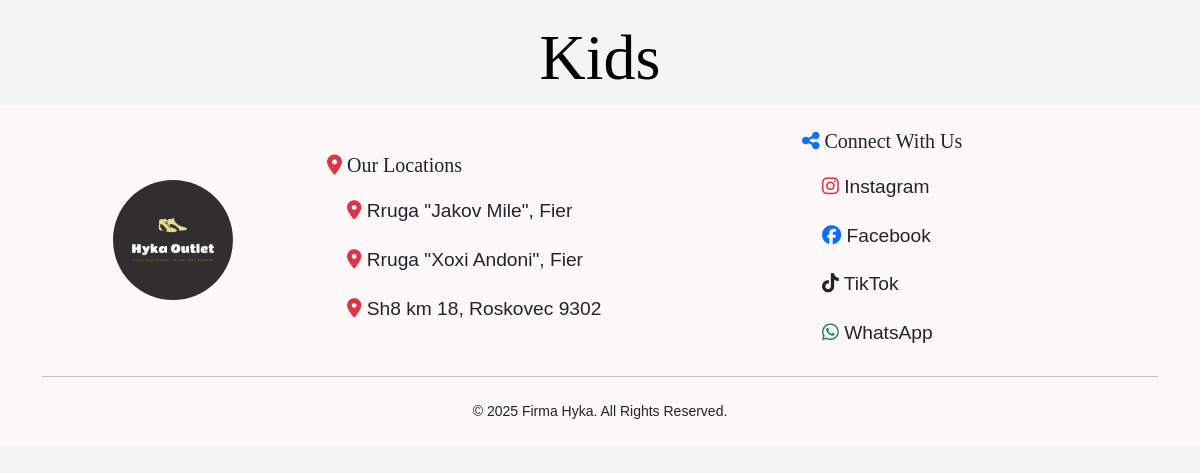
The page /kategori/6 on the database as committed earlier.
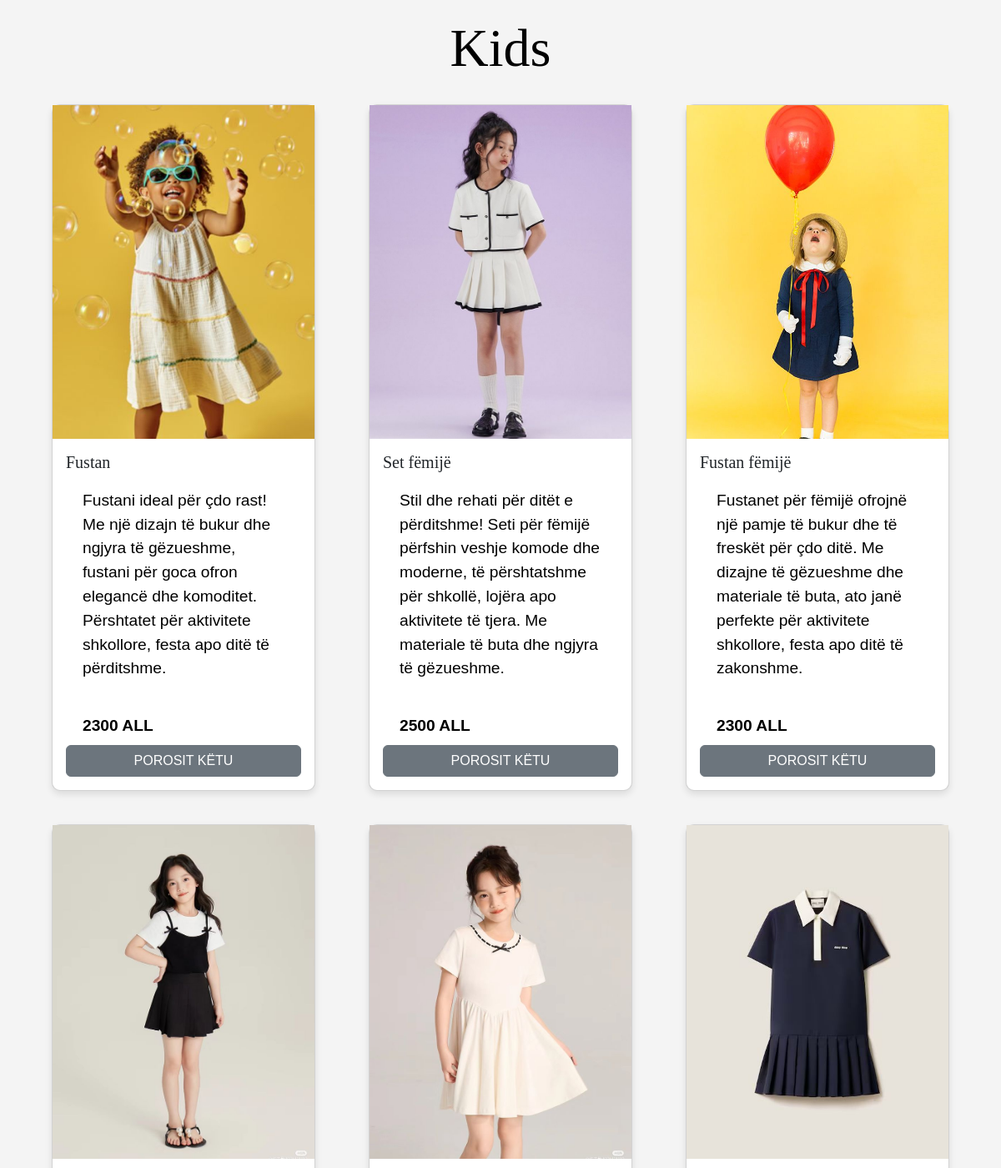
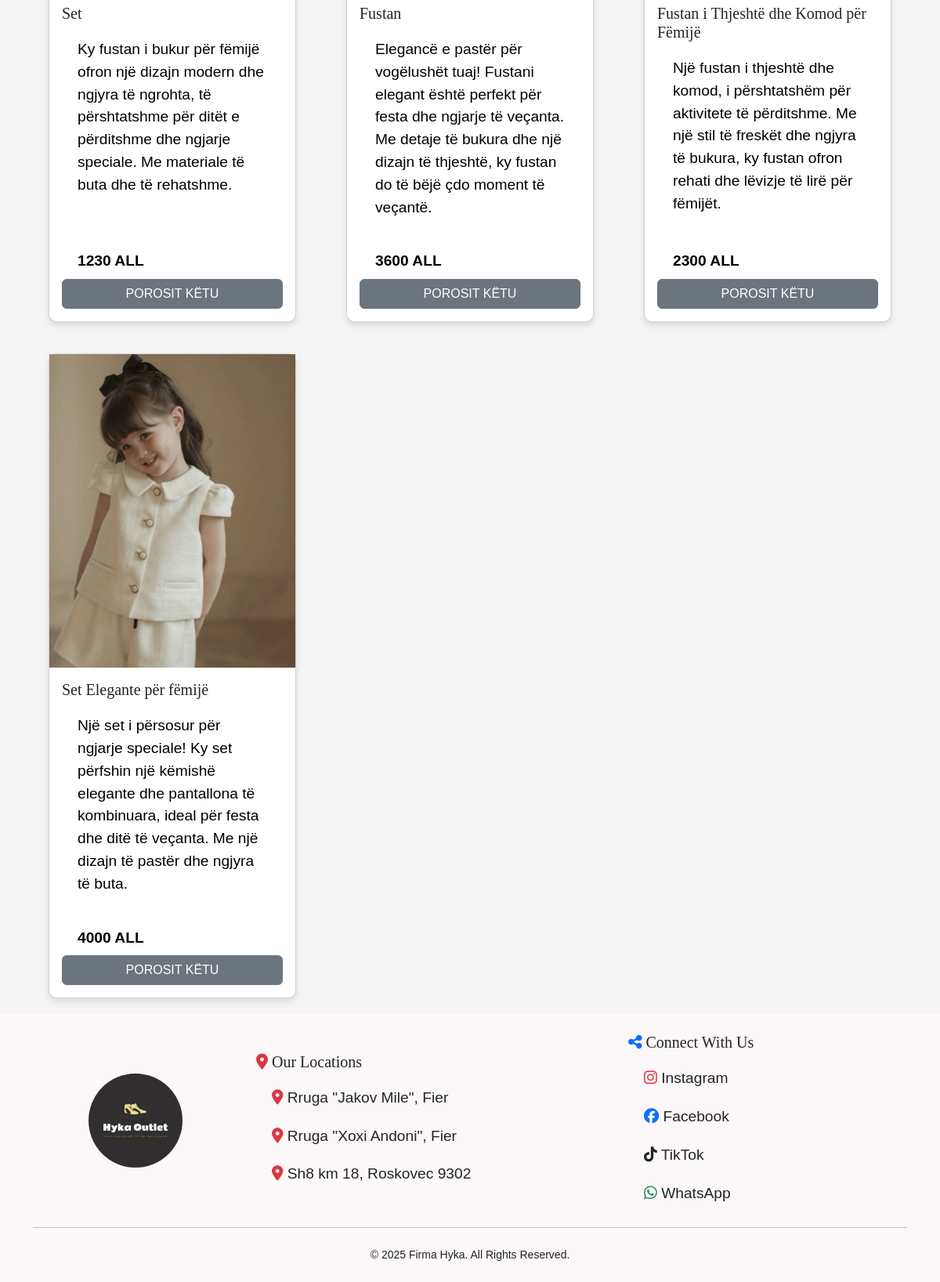
The same page on the database as committed later (2 pictures, top to bottom).
### application/models.py (models this page shows, shortened)
class Product(models.Model):
    product_title = models.CharField(max_length=450,null=True, blank=True)
    product_image = models.ImageField(upload_to="product/", null=True, blank=True )
    product_price=models.DecimalField(max_digits=5,decimal_places=0,null=True, blank=True)
    product_quantity_int= models.IntegerField(null=True, blank=True)
    product_description = models.TextField(max_length=200,null=True, blank=True)
    product_category = models.ForeignKey(Category, on_delete=models.CASCADE, null=True, blank=True)
    product_trade = models.BooleanField(default=False)
    product_new = models.BooleanField(default=False)
    product_category = models.ForeignKey(Category, on_delete=models.CASCADE, null=True, blank=True)
    product_item = models.ForeignKey(Item, on_delete=models.CASCADE, null=True, blank=True)
    product_arrival = models.ForeignKey(Arrival, on_delete=models.CASCADE, null=True, blank=True)

### application/views.py (the view)
# urls.py: path("kategori/<int:id>", views.kategori, name="kategoripage"),
def kategori(request, id):
    categorys=Category.objects.get(pk=id)
    items=Product.objects.filter(product_category=categorys)
    context={"categorys": categorys,"items": items,}
    return render(request, 'kategori.html',context)

### application/templates/kategori.html (shortened to what this page needs)
<!DOCTYPE html>
{% extends 'index.html' %}
{% load static %}
{% block style %}
<link rel="stylesheet" href="{% static 'css/about.css' %}">
{% endblock %}
{% block content %}
<h1>{{categorys.category_title}}</h1>
<div class="container">
    <div class="row">
        {% for product in items %}
        <div class="col-12 col-md-2 col-lg-4 d-flex">
          <div class="card flex-fill">
            <img src="{{product.product_image.url}}" class="img-fluid d-block" class="card-img-top" alt="..." style="width: 400px;height: 400px; object-fit: cover;">
            <div class="card-body d-flex flex-column justify-content-between">
              <div>
                <h5 class="card-title">{{product.product_title}}</h5>
                <p>{{product.product_description}}</p>
              </div>
              <div class="mt-auto">
                <p class="mb-2"><strong>{{product.product_price}} ALL</strong></p>
                <a href="{% url 'detailspage' product.pk %}" class="btn btn-secondary w-100">POROSIT KËTU</a>
              </div>
            </div>
          </div>
        </div>
        {% endfor %}
    </div>
</div>
{% endblock %}

Rows that differ between the two databases and show on the page:
added Product: product_image (picture), product_title "Fustan", product_description "Fustani ideal për çdo rast! Me një dizajn të bukur dhe ngjyra të gëzueshme, fustani për goca ofron elegancë dhe komoditet. Përshtatet për aktivitete shkollore, festa apo ditë të përditshme.", product_price "2300"
added Product: product_image (picture), product_title "Set fëmijë", product_description "Stil dhe rehati për ditët e përditshme! Seti për fëmijë përfshin veshje komode dhe moderne, të përshtatshme për shkollë, lojëra apo aktivitete të tjera. Me materiale të buta dhe ngjyra të gëzueshme.", product_price "2500"
added Product: product_image (picture), product_title "Fustan fëmijë", product_description "Fustanet për fëmijë ofrojnë një pamje të bukur dhe të freskët për çdo ditë. Me dizajne të gëzueshme dhe materiale të buta, ato janë perfekte për aktivitete shkollore, festa apo ditë të zakonshme.", product_price "2300"
added Product: product_image (picture), product_title "Set", product_description "Ky fustan i bukur për fëmijë ofron një dizajn modern dhe ngjyra të ngrohta, të përshtatshme për ditët e përditshme dhe ngjarje speciale. Me materiale të buta dhe të rehatshme.", product_price "1230"
added Product: product_image (picture), product_title "Fustan", product_description "Elegancë e pastër për vogëlushët tuaj! Fustani elegant është perfekt për festa dhe ngjarje të veçanta. Me detaje të bukura dhe një dizajn të thjeshtë, ky fustan do të bëjë çdo moment të veçantë.", product_price "3600"
added Product: product_image (picture), product_title "Fustan i Thjeshtë dhe Komod për Fëmijë", product_description "Një fustan i thjeshtë dhe komod, i përshtatshëm për aktivitete të përditshme. Me një stil të freskët dhe ngjyra të bukura, ky fustan ofron rehati dhe lëvizje të lirë për fëmijët.", product_price "2300"
added Product: product_image (picture), product_title "Set Elegante për fëmijë", product_description "Një set i përsosur për ngjarje speciale! Ky set përfshin një këmishë elegante dhe pantallona të kombinuara, ideal për festa dhe ditë të veçanta. Me një dizajn të pastër dhe ngjyra të buta.", product_price "4000"
